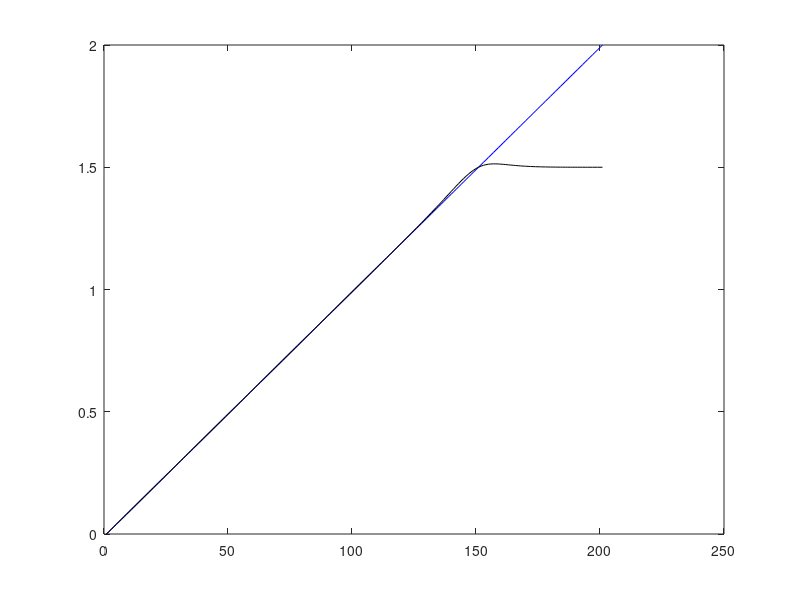
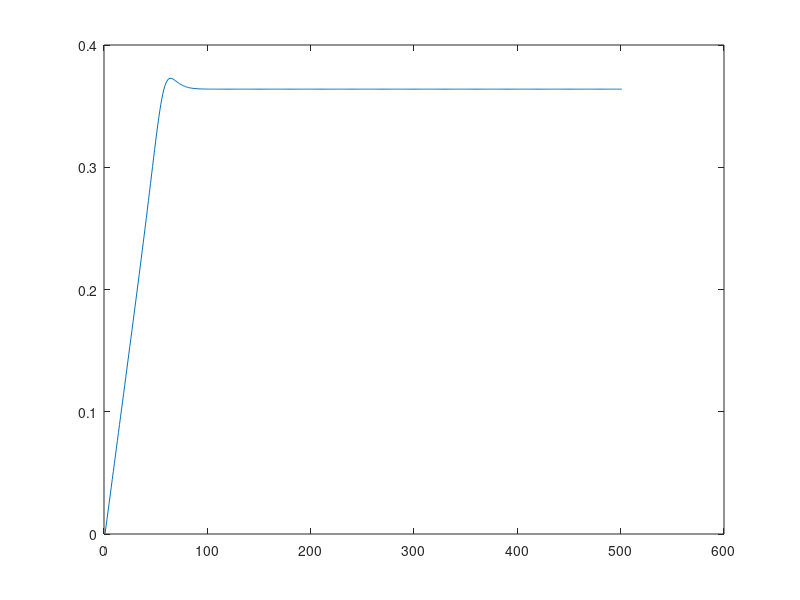

Source code (MATLAB) for these figures, in order:

Fpe = 0:0.01:2;
Fpe_lim = (- 0.5*tanh(10*(Fpe-1.5)) + 0.5).*Fpe + (0.5*tanh(10*(Fpe-1.5)) + 0.5)*1.5;

figure()
plot(Fpe, 'b'); hold on;
plot(Fpe_lim, 'k')

a_ext_0 = 0.228;
dLm = [0: 0.0001: 0.05];
FMltilda_ext = 1;
kSRS = 280;

Fsrs     =(0.5*tanh(1000*(-dLm+5.7*10^(-3)))+0.5).*dLm.*FMltilda_ext*a_ext_0*kSRS + ...
    (0.5*tanh(1000*(dLm - 5.7*10^(-3)))+0.5)*5.7*10^(-3).*a_ext_0.*FMltilda_ext*kSRS;

figure()
plot(Fsrs)